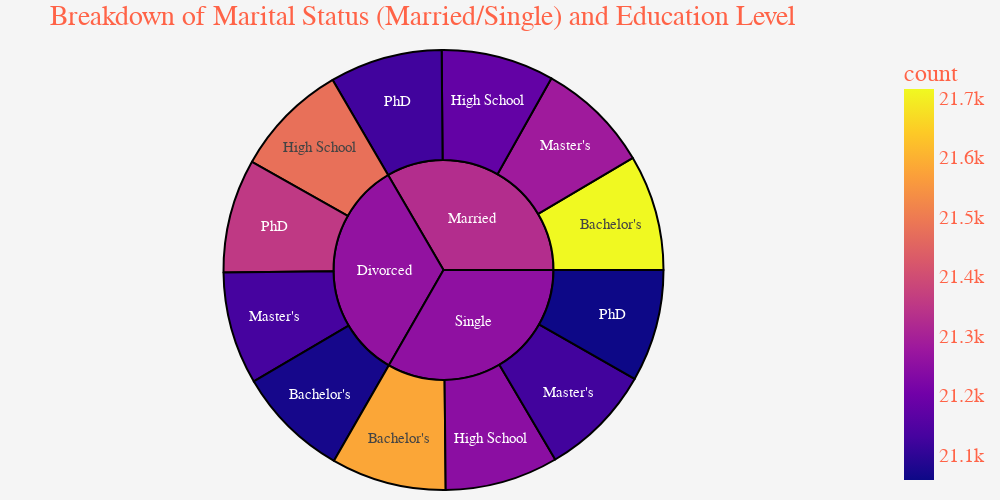

The code cell stored with this chart in its notebook:
### Code cell
from plotly import express as px

# Create a grouped DataFrame to count occurrences
df_sunburst = df.groupby(['MaritalStatus', 'Education']).size().reset_index(name='count')

# Create the sunburst chart
fig = px.sunburst(
   df_sunburst,  # Use the grouped DataFrame
   path=['MaritalStatus', 'Education'],  # Define the hierarchy
   values='count',  # Use the computed count column
   color='count',   # Color the sectors based on the count
   color_discrete_map={  # Custom discrete colors for Marital Status
      'Single': 'darkblue',  
      'Divorced': 'darkred',  
      'Married': 'gold'
   }
)

# Set the title and layout of the chart
title = 'Breakdown of Marital Status (Married/Single) and Education Level'
fig.update_layout(
   title=title,                         
   paper_bgcolor='#F5F5F5',  # Light gray background
   plot_bgcolor='#F5F5F5',   # Light gray plot background       
   font=dict(family='Comic Sans MS', size=20, color='tomato'),
   margin=dict(l=10, r=10, t=50, b=10),  # Reduce left, right, top, and bottom margins
   autosize=True,  # Allow dynamic resizing
   width=1000,  # Set width to increase plot size
   height=500   # Set height for better visibility
)

# Update circle size and text size
fig.update_traces(
   marker=dict(line=dict(color='black', width=2)),  
   textfont=dict(size=15)  
)

# Show the figure
fig.show()

### Figure 1 — Plotly figure (JSON) as saved in the notebook; plotly's stock layout.template omitted (floating-point values rounded to 4 significant figures)
{"data": [{"branchvalues": "total", "customdata": [[21070.0], [21480.0], [21130.0], [21360.0], [21720.0], [21180.0], [21280.0], [21120.0], [21580.0], [21250.0], [21130.0], [21060.0], [21260.0], [21330.0], [21250.0]], "domain": {"x": [0, 1], "y": [0, 1]}, "hovertemplate": "labels=%{label}<br>count_sum=%{value}<br>parent=%{parent}<br>id=%{id}<br>count=%{color}<extra></extra>", "ids": ["Divorced/Bachelor's", "Divorced/High School", "Divorced/Master's", "Divorced/PhD", "Married/Bachelor's", "Married/High School", "Married/Master's", "Married/PhD", "Single/Bachelor's", "Single/High School", "Single/Master's", "Single/PhD", "Divorced", "Married", "Single"], "labels": ["Bachelor's", "High School", "Master's", "PhD", "Bachelor's", "High School", "Master's", "PhD", "Bachelor's", "High School", "Master's", "PhD", "Divorced", "Married", "Single"], "marker": {"coloraxis": "coloraxis", "colors": [21070.0, 21480.0, 21130.0, 21360.0, 21720.0, 21180.0, 21280.0, 21120.0, 21580.0, 21250.0, 21130.0, 21060.0, 21260.0, 21330.0, 21250.0], "line": {"color": "black", "width": 2}}, "name": "", "parents": ["Divorced", "Divorced", "Divorced", "Divorced", "Married", "Married", "Married", "Married", "Single", "Single", "Single", "Single", "", "", ""], "textfont": {"size": 15}, "type": "sunburst", "values": [21070.0, 21480.0, 21130.0, 21360.0, 21720.0, 21180.0, 21280.0, 21120.0, 21580.0, 21250.0, 21130.0, 21060.0, 85030.0, 85300.0, 85010.0]}], "layout": {"autosize": true, "coloraxis": {"colorbar": {"title": {"text": "count"}}, "colorscale": [[0, "#0d0887"], [0.1111, "#46039f"], [0.2222, "#7201a8"], [0.3333, "#9c179e"], [0.4444, "#bd3786"], [0.5556, "#d8576b"], [0.6667, "#ed7953"], [0.7778, "#fb9f3a"], [0.8889, "#fdca26"], [1, "#f0f921"]]}, "font": {"color": "tomato", "family": "Comic Sans MS", "size": 20}, "height": 500, "legend": {"tracegroupgap": 0}, "margin": {"b": 10, "l": 10, "r": 10, "t": 50}, "paper_bgcolor": "#F5F5F5", "plot_bgcolor": "#F5F5F5", "title": {"text": "Breakdown of Marital Status (Married/Single) and Education Level"}, "width": 1000}}
